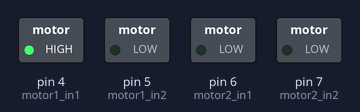
The sketch below on a simulated Arduino Uno, built with avr-gcc and run on an emulated ATmega328P. Parts: switched loads named in the sketch (green lamp = pin HIGH).

Above: at 1.0 s.
At 2.5 s:
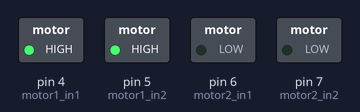
At 4.0 s:
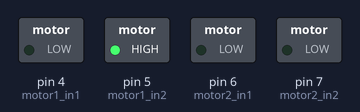
At 7.0 s:
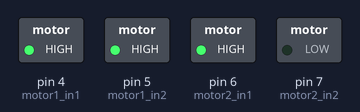
At 10.0 s:
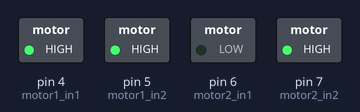
At 13.0 s:
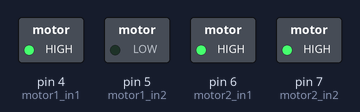
Timing chart, 0 to 15.6 s (numbered marks = the images above):
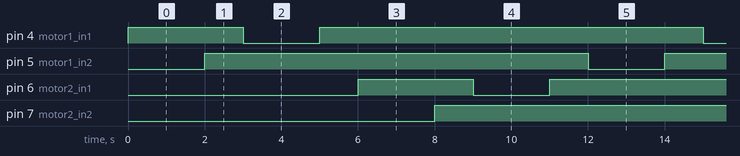

The sketch:

l298_basic.ino
```cpp
// Prueba básica L298N:
// Probamos a hacer girar los motores en uno u otro sentido.

// Estilo de programación: horrible

// pines al que conectamos los motores
constexpr int motor1_in1 = 4;
constexpr int motor1_in2 = 5;

constexpr int motor2_in1 = 6;
constexpr int motor2_in2 = 7;

void setup() {
  // Configuramos todos los pines
  pinMode(motor1_in1, OUTPUT);
  pinMode(motor1_in2, OUTPUT);
  pinMode(motor2_in1, OUTPUT);
  pinMode(motor2_in2, OUTPUT);
}

void loop() {
  // giramos el motor 1 hacia un lado
  digitalWrite(motor1_in1, HIGH);
  digitalWrite(motor1_in2, LOW);
  delay(2000);

  // paramos el motor
  digitalWrite(motor1_in1, HIGH);
  digitalWrite(motor1_in2, HIGH);
  delay(1000);

  // giramos el motor 1 hacia el otro lado
  digitalWrite(motor1_in1, LOW);
  digitalWrite(motor1_in2, HIGH);
  delay(2000);

    // paramos el motor
  digitalWrite(motor1_in1, HIGH);
  digitalWrite(motor1_in2, HIGH);
  delay(1000);

  // giramos el motor 2 hacia un lado
  digitalWrite(motor2_in1, HIGH);
  digitalWrite(motor2_in2, LOW);
  delay(2000);

  // paramos el motor
  digitalWrite(motor2_in1, HIGH);
  digitalWrite(motor2_in2, HIGH);
  delay(1000);

  // giramos el motor 1 hacia el otro lado
  digitalWrite(motor2_in1, LOW);
  digitalWrite(motor2_in2, HIGH);
  delay(2000);

    // paramos el motor
  digitalWrite(motor2_in1, HIGH);
  digitalWrite(motor2_in2, HIGH);
  delay(1000);

}
```

Measured:
- by itself, pin 4 (motor1_in1), pin 6 (motor2_in1): repeats every 12.0 s: LOW 2.0 s, HIGH 10.0 s
- by itself, pin 5 (motor1_in2), pin 7 (motor2_in2): alternates HIGH for 10.0 s and LOW for 2.0 s
